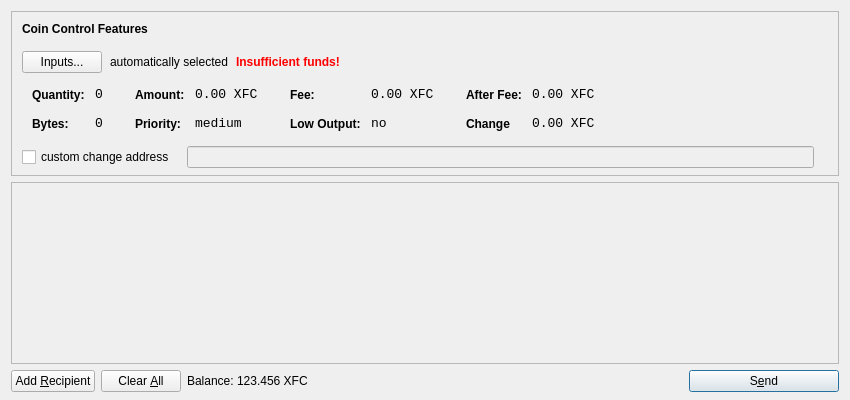
<?xml version="1.0" encoding="UTF-8"?>
<ui version="4.0">
 <class>SendCoinsDialog</class>
 <widget class="QDialog" name="SendCoinsDialog">
  <property name="geometry">
   <rect>
    <x>0</x>
    <y>0</y>
    <width>850</width>
    <height>400</height>
   </rect>
  </property>
  <property name="windowTitle">
   <string>Send Coins</string>
  </property>
  <layout class="QVBoxLayout" name="verticalLayout" stretch="0,1,0">
   <property name="bottomMargin">
    <number>8</number>
   </property>
   <item>
    <widget class="QFrame" name="frameCoinControl">
     <property name="sizePolicy">
      <sizepolicy hsizetype="Expanding" vsizetype="Expanding">
       <horstretch>0</horstretch>
       <verstretch>0</verstretch>
      </sizepolicy>
     </property>
     <property name="maximumSize">
      <size>
       <width>16777215</width>
       <height>16777215</height>
      </size>
     </property>
     <property name="frameShape">
      <enum>QFrame::StyledPanel</enum>
     </property>
     <property name="frameShadow">
      <enum>QFrame::Sunken</enum>
     </property>
     <layout class="QVBoxLayout" name="verticalLayoutCoinControl2">
      <property name="spacing">
       <number>6</number>
      </property>
      <property name="leftMargin">
       <number>0</number>
      </property>
      <property name="topMargin">
       <number>0</number>
      </property>
      <property name="rightMargin">
       <number>0</number>
      </property>
      <property name="bottomMargin">
       <number>6</number>
      </property>
      <item>
       <layout class="QVBoxLayout" name="verticalLayoutCoinControl" stretch="0,0,0,0,1">
        <property name="spacing">
         <number>0</number>
        </property>
        <property name="leftMargin">
         <number>10</number>
        </property>
        <property name="topMargin">
         <number>10</number>
        </property>
        <item>
         <layout class="QHBoxLayout" name="horizontalLayoutCoinControl1">
          <property name="bottomMargin">
           <number>15</number>
          </property>
          <item>
           <widget class="QLabel" name="labelCoinControlFeatures">
            <property name="sizePolicy">
             <sizepolicy hsizetype="Preferred" vsizetype="Maximum">
              <horstretch>0</horstretch>
              <verstretch>0</verstretch>
             </sizepolicy>
            </property>
            <property name="font">
             <font>
              <weight>75</weight>
              <bold>true</bold>
             </font>
            </property>
            <property name="styleSheet">
             <string notr="true">font-weight:bold;</string>
            </property>
            <property name="text">
             <string>Coin Control Features</string>
            </property>
           </widget>
          </item>
         </layout>
        </item>
        <item>
         <layout class="QHBoxLayout" name="horizontalLayoutCoinControl2" stretch="0,0,0,0">
          <property name="spacing">
           <number>8</number>
          </property>
          <property name="bottomMargin">
           <number>10</number>
          </property>
          <item>
           <widget class="QPushButton" name="pushButtonCoinControl">
            <property name="styleSheet">
             <string notr="true"/>
            </property>
            <property name="text">
             <string>Inputs...</string>
            </property>
           </widget>
          </item>
          <item>
           <widget class="QLabel" name="labelCoinControlAutomaticallySelected">
            <property name="text">
             <string>automatically selected</string>
            </property>
            <property name="margin">
             <number>5</number>
            </property>
           </widget>
          </item>
          <item>
           <widget class="QLabel" name="labelCoinControlInsuffFunds">
            <property name="font">
             <font>
              <weight>75</weight>
              <bold>true</bold>
             </font>
            </property>
            <property name="styleSheet">
             <string notr="true">color:red;font-weight:bold;</string>
            </property>
            <property name="text">
             <string>Insufficient funds!</string>
            </property>
            <property name="margin">
             <number>5</number>
            </property>
           </widget>
          </item>
          <item>
           <spacer name="horizontalSpacerCoinControl">
            <property name="orientation">
             <enum>Qt::Horizontal</enum>
            </property>
            <property name="sizeHint" stdset="0">
             <size>
              <width>40</width>
              <height>1</height>
             </size>
            </property>
           </spacer>
          </item>
         </layout>
        </item>
        <item>
         <widget class="QWidget" name="widgetCoinControl" native="true">
          <property name="sizePolicy">
           <sizepolicy hsizetype="Preferred" vsizetype="Preferred">
            <horstretch>0</horstretch>
            <verstretch>0</verstretch>
           </sizepolicy>
          </property>
          <property name="minimumSize">
           <size>
            <width>0</width>
            <height>0</height>
           </size>
          </property>
          <property name="styleSheet">
           <string notr="true"/>
          </property>
          <layout class="QHBoxLayout" name="horizontalLayoutCoinControl5">
           <property name="leftMargin">
            <number>0</number>
           </property>
           <property name="topMargin">
            <number>0</number>
           </property>
           <property name="rightMargin">
            <number>0</number>
           </property>
           <property name="bottomMargin">
            <number>0</number>
           </property>
           <item>
            <layout class="QHBoxLayout" name="horizontalLayoutCoinControl3" stretch="0,0,0,1">
             <property name="spacing">
              <number>20</number>
             </property>
             <property name="topMargin">
              <number>0</number>
             </property>
             <property name="bottomMargin">
              <number>10</number>
             </property>
             <item>
              <layout class="QFormLayout" name="formLayoutCoinControl1">
               <property name="horizontalSpacing">
                <number>10</number>
               </property>
               <property name="verticalSpacing">
                <number>14</number>
               </property>
               <property name="leftMargin">
                <number>10</number>
               </property>
               <property name="topMargin">
                <number>4</number>
               </property>
               <property name="rightMargin">
                <number>6</number>
               </property>
               <item row="0" column="0">
                <widget class="QLabel" name="labelCoinControlQuantityText">
                 <property name="styleSheet">
                  <string notr="true">font-weight:bold;</string>
                 </property>
                 <property name="text">
                  <string>Quantity:</string>
                 </property>
                 <property name="margin">
                  <number>0</number>
                 </property>
                </widget>
               </item>
               <item row="0" column="1">
                <widget class="QLabel" name="labelCoinControlQuantity">
                 <property name="font">
                  <font>
                   <family>Monospace</family>
                   <pointsize>10</pointsize>
                  </font>
                 </property>
                 <property name="cursor">
                  <cursorShape>IBeamCursor</cursorShape>
                 </property>
                 <property name="contextMenuPolicy">
                  <enum>Qt::ActionsContextMenu</enum>
                 </property>
                 <property name="text">
                  <string>0</string>
                 </property>
                 <property name="margin">
                  <number>0</number>
                 </property>
                 <property name="textInteractionFlags">
                  <set>Qt::LinksAccessibleByMouse|Qt::TextSelectableByKeyboard|Qt::TextSelectableByMouse</set>
                 </property>
                </widget>
               </item>
               <item row="1" column="0">
                <widget class="QLabel" name="labelCoinControlBytesText">
                 <property name="styleSheet">
                  <string notr="true">font-weight:bold;</string>
                 </property>
                 <property name="text">
                  <string>Bytes:</string>
                 </property>
                </widget>
               </item>
               <item row="1" column="1">
                <widget class="QLabel" name="labelCoinControlBytes">
                 <property name="font">
                  <font>
                   <family>Monospace</family>
                   <pointsize>10</pointsize>
                  </font>
                 </property>
                 <property name="cursor">
                  <cursorShape>IBeamCursor</cursorShape>
                 </property>
                 <property name="contextMenuPolicy">
                  <enum>Qt::ActionsContextMenu</enum>
                 </property>
                 <property name="text">
                  <string>0</string>
                 </property>
                 <property name="textInteractionFlags">
                  <set>Qt::LinksAccessibleByMouse|Qt::TextSelectableByKeyboard|Qt::TextSelectableByMouse</set>
                 </property>
                </widget>
               </item>
              </layout>
             </item>
             <item>
              <layout class="QFormLayout" name="formLayoutCoinControl2">
               <property name="horizontalSpacing">
                <number>10</number>
               </property>
               <property name="verticalSpacing">
                <number>14</number>
               </property>
               <property name="leftMargin">
                <number>6</number>
               </property>
               <property name="topMargin">
                <number>4</number>
               </property>
               <property name="rightMargin">
                <number>6</number>
               </property>
               <item row="0" column="0">
                <widget class="QLabel" name="labelCoinControlAmountText">
                 <property name="styleSheet">
                  <string notr="true">font-weight:bold;</string>
                 </property>
                 <property name="text">
                  <string>Amount:</string>
                 </property>
                 <property name="margin">
                  <number>0</number>
                 </property>
                </widget>
               </item>
               <item row="0" column="1">
                <widget class="QLabel" name="labelCoinControlAmount">
                 <property name="font">
                  <font>
                   <family>Monospace</family>
                   <pointsize>10</pointsize>
                  </font>
                 </property>
                 <property name="cursor">
                  <cursorShape>IBeamCursor</cursorShape>
                 </property>
                 <property name="contextMenuPolicy">
                  <enum>Qt::ActionsContextMenu</enum>
                 </property>
                 <property name="text">
                  <string>0.00 XFC</string>
                 </property>
                 <property name="textInteractionFlags">
                  <set>Qt::LinksAccessibleByMouse|Qt::TextSelectableByKeyboard|Qt::TextSelectableByMouse</set>
                 </property>
                </widget>
               </item>
               <item row="1" column="0">
                <widget class="QLabel" name="labelCoinControlPriorityText">
                 <property name="styleSheet">
                  <string notr="true">font-weight:bold;</string>
                 </property>
                 <property name="text">
                  <string>Priority:</string>
                 </property>
                </widget>
               </item>
               <item row="1" column="1">
                <widget class="QLabel" name="labelCoinControlPriority">
                 <property name="font">
                  <font>
                   <family>Monospace</family>
                   <pointsize>10</pointsize>
                  </font>
                 </property>
                 <property name="cursor">
                  <cursorShape>IBeamCursor</cursorShape>
                 </property>
                 <property name="contextMenuPolicy">
                  <enum>Qt::ActionsContextMenu</enum>
                 </property>
                 <property name="text">
                  <string>medium</string>
                 </property>
                 <property name="textInteractionFlags">
                  <set>Qt::LinksAccessibleByMouse|Qt::TextSelectableByKeyboard|Qt::TextSelectableByMouse</set>
                 </property>
                </widget>
               </item>
              </layout>
             </item>
             <item>
              <layout class="QFormLayout" name="formLayoutCoinControl3">
               <property name="horizontalSpacing">
                <number>10</number>
               </property>
               <property name="verticalSpacing">
                <number>14</number>
               </property>
               <property name="leftMargin">
                <number>6</number>
               </property>
               <property name="topMargin">
                <number>4</number>
               </property>
               <property name="rightMargin">
                <number>6</number>
               </property>
               <item row="0" column="0">
                <widget class="QLabel" name="labelCoinControlFeeText">
                 <property name="styleSheet">
                  <string notr="true">font-weight:bold;</string>
                 </property>
                 <property name="text">
                  <string>Fee:</string>
                 </property>
                 <property name="margin">
                  <number>0</number>
                 </property>
                </widget>
               </item>
               <item row="0" column="1">
                <widget class="QLabel" name="labelCoinControlFee">
                 <property name="font">
                  <font>
                   <family>Monospace</family>
                   <pointsize>10</pointsize>
                  </font>
                 </property>
                 <property name="cursor">
                  <cursorShape>IBeamCursor</cursorShape>
                 </property>
                 <property name="contextMenuPolicy">
                  <enum>Qt::ActionsContextMenu</enum>
                 </property>
                 <property name="text">
                  <string>0.00 XFC</string>
                 </property>
                 <property name="textInteractionFlags">
                  <set>Qt::LinksAccessibleByMouse|Qt::TextSelectableByKeyboard|Qt::TextSelectableByMouse</set>
                 </property>
                </widget>
               </item>
               <item row="1" column="0">
                <widget class="QLabel" name="labelCoinControlLowOutputText">
                 <property name="styleSheet">
                  <string notr="true">font-weight:bold;</string>
                 </property>
                 <property name="text">
                  <string>Low Output:</string>
                 </property>
                </widget>
               </item>
               <item row="1" column="1">
                <widget class="QLabel" name="labelCoinControlLowOutput">
                 <property name="font">
                  <font>
                   <family>Monospace</family>
                   <pointsize>10</pointsize>
                  </font>
                 </property>
                 <property name="cursor">
                  <cursorShape>IBeamCursor</cursorShape>
                 </property>
                 <property name="contextMenuPolicy">
                  <enum>Qt::ActionsContextMenu</enum>
                 </property>
                 <property name="text">
                  <string>no</string>
                 </property>
                 <property name="textInteractionFlags">
                  <set>Qt::LinksAccessibleByMouse|Qt::TextSelectableByKeyboard|Qt::TextSelectableByMouse</set>
                 </property>
                </widget>
               </item>
              </layout>
             </item>
             <item>
              <layout class="QFormLayout" name="formLayoutCoinControl4">
               <property name="horizontalSpacing">
                <number>10</number>
               </property>
               <property name="verticalSpacing">
                <number>14</number>
               </property>
               <property name="leftMargin">
                <number>6</number>
               </property>
               <property name="topMargin">
                <number>4</number>
               </property>
               <property name="rightMargin">
                <number>6</number>
               </property>
               <item row="0" column="0">
                <widget class="QLabel" name="labelCoinControlAfterFeeText">
                 <property name="styleSheet">
                  <string notr="true">font-weight:bold;</string>
                 </property>
                 <property name="text">
                  <string>After Fee:</string>
                 </property>
                 <property name="margin">
                  <number>0</number>
                 </property>
                </widget>
               </item>
               <item row="0" column="1">
                <widget class="QLabel" name="labelCoinControlAfterFee">
                 <property name="font">
                  <font>
                   <family>Monospace</family>
                   <pointsize>10</pointsize>
                  </font>
                 </property>
                 <property name="cursor">
                  <cursorShape>IBeamCursor</cursorShape>
                 </property>
                 <property name="contextMenuPolicy">
                  <enum>Qt::ActionsContextMenu</enum>
                 </property>
                 <property name="text">
                  <string>0.00 XFC</string>
                 </property>
                 <property name="textInteractionFlags">
                  <set>Qt::LinksAccessibleByMouse|Qt::TextSelectableByKeyboard|Qt::TextSelectableByMouse</set>
                 </property>
                </widget>
               </item>
               <item row="1" column="0">
                <widget class="QLabel" name="labelCoinControlChangeText">
                 <property name="styleSheet">
                  <string notr="true">font-weight:bold;</string>
                 </property>
                 <property name="text">
                  <string>Change</string>
                 </property>
                </widget>
               </item>
               <item row="1" column="1">
                <widget class="QLabel" name="labelCoinControlChange">
                 <property name="font">
                  <font>
                   <family>Monospace</family>
                   <pointsize>10</pointsize>
                  </font>
                 </property>
                 <property name="cursor">
                  <cursorShape>IBeamCursor</cursorShape>
                 </property>
                 <property name="contextMenuPolicy">
                  <enum>Qt::ActionsContextMenu</enum>
                 </property>
                 <property name="text">
                  <string>0.00 XFC</string>
                 </property>
                 <property name="textInteractionFlags">
                  <set>Qt::LinksAccessibleByMouse|Qt::TextSelectableByKeyboard|Qt::TextSelectableByMouse</set>
                 </property>
                </widget>
               </item>
              </layout>
             </item>
            </layout>
           </item>
          </layout>
         </widget>
        </item>
        <item>
         <layout class="QHBoxLayout" name="horizontalLayoutCoinControl4" stretch="0,0,0">
          <property name="spacing">
           <number>12</number>
          </property>
          <property name="sizeConstraint">
           <enum>QLayout::SetDefaultConstraint</enum>
          </property>
          <property name="topMargin">
           <number>5</number>
          </property>
          <property name="rightMargin">
           <number>5</number>
          </property>
          <item>
           <widget class="QCheckBox" name="checkBoxCoinControlChange">
            <property name="text">
             <string>custom change address</string>
            </property>
           </widget>
          </item>
          <item>
           <widget class="QLineEdit" name="lineEditCoinControlChange">
            <property name="enabled">
             <bool>false</bool>
            </property>
            <property name="sizePolicy">
             <sizepolicy hsizetype="Expanding" vsizetype="Fixed">
              <horstretch>0</horstretch>
              <verstretch>0</verstretch>
             </sizepolicy>
            </property>
           </widget>
          </item>
          <item>
           <widget class="QLabel" name="labelCoinControlChangeLabel">
            <property name="sizePolicy">
             <sizepolicy hsizetype="Preferred" vsizetype="Expanding">
              <horstretch>0</horstretch>
              <verstretch>0</verstretch>
             </sizepolicy>
            </property>
            <property name="minimumSize">
             <size>
              <width>0</width>
              <height>0</height>
             </size>
            </property>
            <property name="text">
             <string/>
            </property>
            <property name="margin">
             <number>3</number>
            </property>
           </widget>
          </item>
         </layout>
        </item>
        <item>
         <spacer name="verticalSpacerCoinControl">
          <property name="orientation">
           <enum>Qt::Vertical</enum>
          </property>
          <property name="sizeHint" stdset="0">
           <size>
            <width>800</width>
            <height>1</height>
           </size>
          </property>
         </spacer>
        </item>
       </layout>
      </item>
     </layout>
    </widget>
   </item>
   <item>
    <widget class="QScrollArea" name="scrollArea">
     <property name="widgetResizable">
      <bool>true</bool>
     </property>
     <widget class="QWidget" name="scrollAreaWidgetContents">
      <property name="geometry">
       <rect>
        <x>0</x>
        <y>0</y>
        <width>830</width>
        <height>173</height>
       </rect>
      </property>
      <layout class="QVBoxLayout" name="verticalLayout_2">
       <property name="leftMargin">
        <number>0</number>
       </property>
       <property name="topMargin">
        <number>0</number>
       </property>
       <property name="rightMargin">
        <number>0</number>
       </property>
       <property name="bottomMargin">
        <number>0</number>
       </property>
       <item>
        <layout class="QVBoxLayout" name="entries">
         <property name="spacing">
          <number>6</number>
         </property>
        </layout>
       </item>
       <item>
        <spacer name="verticalSpacer">
         <property name="orientation">
          <enum>Qt::Vertical</enum>
         </property>
         <property name="sizeHint" stdset="0">
          <size>
           <width>20</width>
           <height>40</height>
          </size>
         </property>
        </spacer>
       </item>
      </layout>
     </widget>
    </widget>
   </item>
   <item>
    <layout class="QHBoxLayout" name="horizontalLayout">
     <item>
      <widget class="QPushButton" name="addButton">
       <property name="toolTip">
        <string>Send to multiple recipients at once</string>
       </property>
       <property name="text">
        <string>Add &amp;Recipient</string>
       </property>
       <property name="icon">
        <iconset resource="../bitcoin.qrc">
         <normaloff>:/icons/add</normaloff>:/icons/add</iconset>
       </property>
       <property name="autoDefault">
        <bool>false</bool>
       </property>
      </widget>
     </item>
     <item>
      <widget class="QPushButton" name="clearButton">
       <property name="sizePolicy">
        <sizepolicy hsizetype="Minimum" vsizetype="Fixed">
         <horstretch>0</horstretch>
         <verstretch>0</verstretch>
        </sizepolicy>
       </property>
       <property name="toolTip">
        <string>Remove all transaction fields</string>
       </property>
       <property name="text">
        <string>Clear &amp;All</string>
       </property>
       <property name="icon">
        <iconset resource="../bitcoin.qrc">
         <normaloff>:/icons/remove</normaloff>:/icons/remove</iconset>
       </property>
       <property name="autoRepeatDelay">
        <number>300</number>
       </property>
       <property name="autoDefault">
        <bool>false</bool>
       </property>
      </widget>
     </item>
     <item>
      <layout class="QHBoxLayout" name="horizontalLayout_2">
       <property name="spacing">
        <number>3</number>
       </property>
       <item>
        <widget class="QLabel" name="label">
         <property name="sizePolicy">
          <sizepolicy hsizetype="Preferred" vsizetype="Fixed">
           <horstretch>0</horstretch>
           <verstretch>0</verstretch>
          </sizepolicy>
         </property>
         <property name="text">
          <string>Balance:</string>
         </property>
        </widget>
       </item>
       <item>
        <widget class="QLabel" name="labelBalance">
         <property name="sizePolicy">
          <sizepolicy hsizetype="Preferred" vsizetype="Fixed">
           <horstretch>0</horstretch>
           <verstretch>0</verstretch>
          </sizepolicy>
         </property>
         <property name="cursor">
          <cursorShape>IBeamCursor</cursorShape>
         </property>
         <property name="text">
          <string>123.456 XFC</string>
         </property>
         <property name="textInteractionFlags">
          <set>Qt::LinksAccessibleByMouse|Qt::TextSelectableByKeyboard|Qt::TextSelectableByMouse</set>
         </property>
        </widget>
       </item>
      </layout>
     </item>
     <item>
      <spacer name="horizontalSpacer">
       <property name="orientation">
        <enum>Qt::Horizontal</enum>
       </property>
       <property name="sizeHint" stdset="0">
        <size>
         <width>40</width>
         <height>20</height>
        </size>
       </property>
      </spacer>
     </item>
     <item>
      <widget class="QPushButton" name="sendButton">
       <property name="minimumSize">
        <size>
         <width>150</width>
         <height>0</height>
        </size>
       </property>
       <property name="toolTip">
        <string>Confirm the send action</string>
       </property>
       <property name="text">
        <string>S&amp;end</string>
       </property>
       <property name="icon">
        <iconset resource="../bitcoin.qrc">
         <normaloff>:/icons/send</normaloff>:/icons/send</iconset>
       </property>
       <property name="default">
        <bool>true</bool>
       </property>
      </widget>
     </item>
    </layout>
   </item>
  </layout>
 </widget>
 <resources>
  <include location="../bitcoin.qrc"/>
 </resources>
 <connections/>
</ui>
